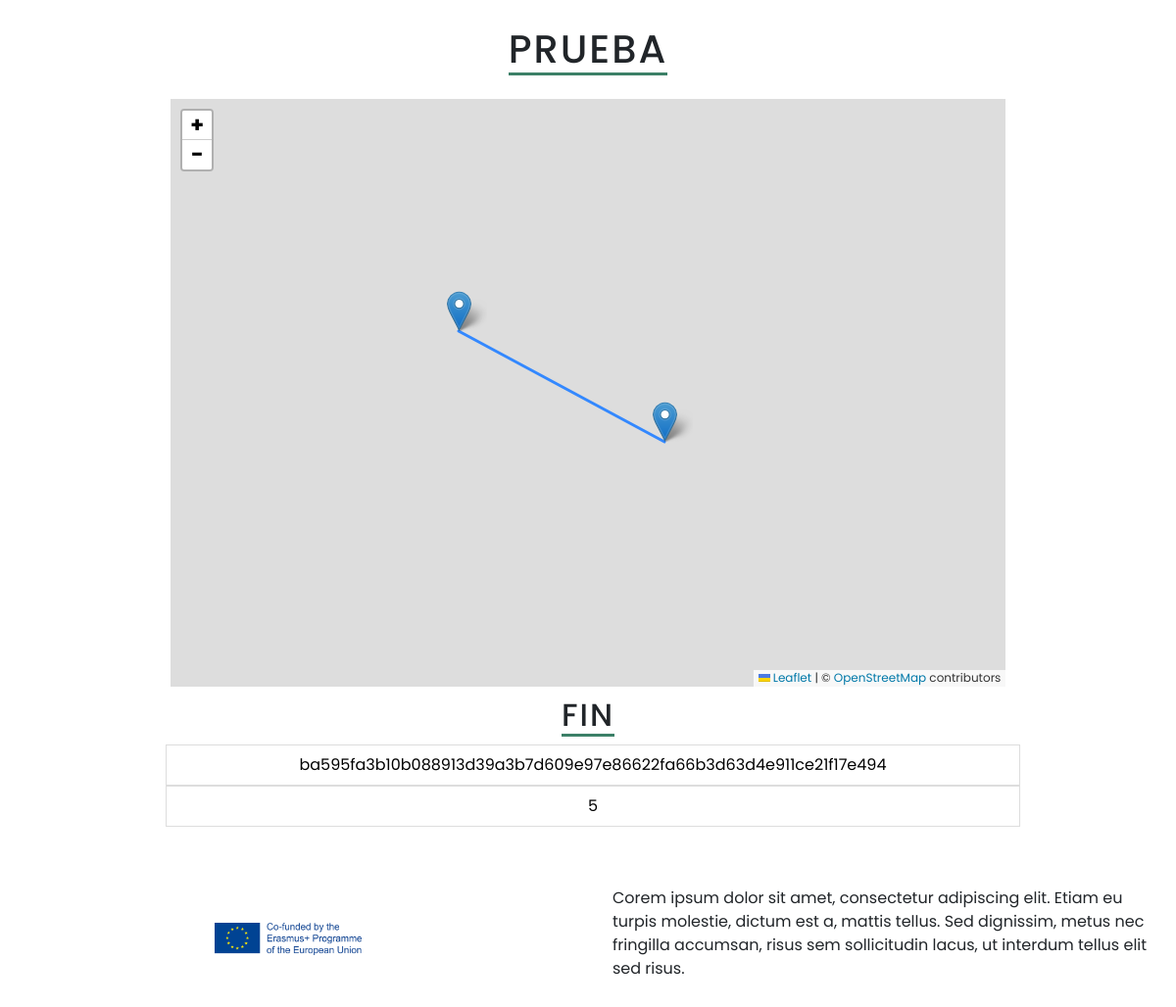
Page /invitado_gincana/1/ba595fa3b10b088913d39a3b7d609e97e86622fa66b3d63d4e911ce21f17e494/fin/ on the committed database.
### tasks/models.py (models this page shows, shortened)
class Gincana(models.Model):
    titulo = models.CharField('Nombre de la gincana', max_length=100)
    descripcion = models.TextField('Descirpción de la gincana', blank=True)
    fecha = models.DateTimeField('Fecha de creación', auto_now_add=True)
    edicion = models.DateTimeField('Edición de la gincana', null=True, blank=True)
    duracion = models.TimeField('Duración', null=True, blank=True)
    visibilidad = models.BooleanField('Visibilidad de la gincana: ', default=False)
    activa = models.BooleanField('Actividad de la gincana', default=False)
    imagen = models.ImageField("Imagen de la gincana", default="mapa.png", upload_to='', null=True, blank=True)
    imagen_oscura = models.ImageField("Imagen oscura de la gincana", default="mapa_oscuro.png", upload_to='', null=True, blank=True)
    email_profesor = models.ForeignKey(Profesor, on_delete=models.CASCADE)

class Invitado(models.Model):
    usuario = models.CharField('Invitado', unique = True, max_length=200, primary_key=True)
    qr_code = models.ImageField(upload_to='qr_codes', blank=True)
    respondidas = models.IntegerField('Respondidas', default=0)
    gincana = models.ForeignKey(Gincana, on_delete=models.CASCADE)

### tasks/views.py (the view)
# urls.py: path('invitado_gincana/<int:gincana_id>/<str:invitado>/fin/', views.invitado_fin, name='invitado_fin'),
def invitado_fin(request, gincana_id, invitado):
    if request.user.is_authenticated:
        return redirect('home')
    else:
        gincana = get_object_or_404(Gincana, pk=gincana_id)
        invitado_gincana = get_object_or_404(Invitado, pk=invitado)
        paradas = Parada.objects.filter(gincana=gincana).order_by('orden')
        paradas_data = []
        for parada in paradas:
            pregunta = parada.pregunta_set.first()
            respuestas = list(pregunta.respuesta_set.all()) if pregunta else []
            parada_data = {
                'latitud': parada.latitud,
                'longitud': parada.longitud,
                'pregunta': pregunta.enunciado if pregunta else None,
                'respuestas': [{'respuesta': respuesta.respuesta, 'puntos': respuesta.puntos, 'es_correcta': respuesta.es_correcta} for respuesta in respuestas]
            }
            paradas_data.append(parada_data)
        puntos = Puntuacion.objects.filter(invitado_id=invitado_gincana.usuario)
        puntuacion = 0
        for punto in puntos:
            puntuacion+=punto.puntuacion
        return render(request, 'invitado_fin.html', {'gincana': gincana, 'invitado': invitado_gincana, 'paradas': paradas_data, 'puntuacion': puntuacion})

### tasks/templates/invitado_fin.html (shortened to what this page needs)
{% extends 'base.html' %}
{% block content %}
{% load static %}
<div class="container">
    <div class="content-box">
        <div class="content">
            <div class="container-in">
                <h1>{{gincana.titulo}}</h1>
                <div id="map" class="map"></div>
                <h2>Fin</h2>
                <table class="table">
                    <tbody>
                        <tr>
                            <td>{{ invitado.usuario }}</td>
                            <td>{{ puntuacion }}</td>
                        </tr>
                    </tbody>
                </table>
            </div>
        </div>
    </div>
</div>
<footer class="footer">
    <div class="footer-group">
        <div class="footer-box">
            <img class="img" src="{% static 'media/LogoEU.png' %}" alt="Union Europea" width="max-width:100%;height:auton;">
        </div>
        <div class="footer-box">
            <p>
                Corem ipsum dolor sit amet, consectetur adipiscing elit.
                Etiam eu turpis molestie, dictum est a, mattis tellus.
                Sed dignissim, metus nec fringilla accumsan, risus sem sollicitudin lacus, ut interdum tellus elit sed risus.
            </p>
        </div>
    </div>
</div>
{% endblock %}

### tasks/static/scss/modo_claro.css (style rules this page uses)
* { padding: 0; margin: 0; box-sizing: border-box; font-family: 'Poppins', sans-serif; }
body { height: 100vh; width: 100%; background-color: #fff; color: #333; }
.container { width: 100%; display: flex; justify-content: center; align-items: center; overflow: hidden; }
.container .content-box { display: flex; justify-content: center; align-items: center; width: 50%; }
.container .content-box .content { justify-content: center; align-items: center; text-align: center; width: 100%; }
h1 { color: rgba(0, 0,0,0.8); border-bottom: 3px solid rgb(60, 128, 103); text-align: center; display: inline-block; margin-bottom: 30px; font-size: 2rem; text-transform: uppercase; letter-spacing: 2px; }
h2 { color: rgba(0, 0,0,0.8); border-bottom: 3px solid rgb(60, 128, 103); text-align: center; display: inline-block; margin-bottom: 30px; font-size: 1.5rem; text-transform: uppercase; letter-spacing: 2px; }
::placeholder { padding-left: 0px; font-weight: bold; color: white; }
.footer { width: 100%; }
.footer .footer-group { width: 100%; max-width: 1200px; margin: auto; display:grid; grid-template-columns: repeat(2, 1fr); grid-gap:50px; padding: 45px 0px; }
.footer .footer-group .footer-box { width: 100%; height: 100%; display: flex; justify-content: center; align-items: center; }
.footer .footer-group .footer-box img { width: 250px; }
.footer .footer-group .footer-box p { margin-bottom: 10px; }
.container-in { margin: 10px; }
.map { height: 600px; width: max; margin: 10px; }
.table { width: 100%; border-collapse: collapse; }
.table th, .table td { border: 1px solid #ddd; padding: 8px; vertical-align: middle; }
.table th, .table td { background-color: #f2f2f2; text-align: center; }
.table td { word-wrap: break-word; white-space: normal; }
@media (max-width: 1200px) { .table, .table tbody, .table tr, .table td { display: block; width: 100%; } }
@media (max-width: 1200px) { .table tr { margin-bottom: 10px; margin-left: 5px; } }
@media (max-width: 1200px) { .table td { text-align: center; position: relative; } }
@media (max-width: 1200px) { .table td::before { content: attr(data-label); position: absolute; left: 0; width: 50%; font-weight: bold; text-align: left; } }
@media (min-width: 300px) { .container .content-box { width: 100%; } }
@media (min-width: 300px) { .container .content-box .content { width: 80%; } }
@media (min-width: 300px) { .footer .footer-group .footer-box img { width: 100px; } }
@media (min-width: 768px) { .container .content-box { width: 100%; } }
@media (min-width: 768px) { .container .content-box .content { width: 80%; } }
@media (min-width: 768px) { .footer .footer-group .footer-box img { width: 150px; } }
@media (min-width: 962px) { .container .content-box { width: 100%; } }
@media (min-width: 962px) { .container .content-box .content { width: 80%; } }

### rows in the picture
Gincana: titulo "PRUEBA"
Invitado: usuario "ba595fa3b10b088913d39a3b7d609e97e86622fa66b3d63d4e911ce21f17e494"

### other values in the picture
{{ puntuacion }} "5"
